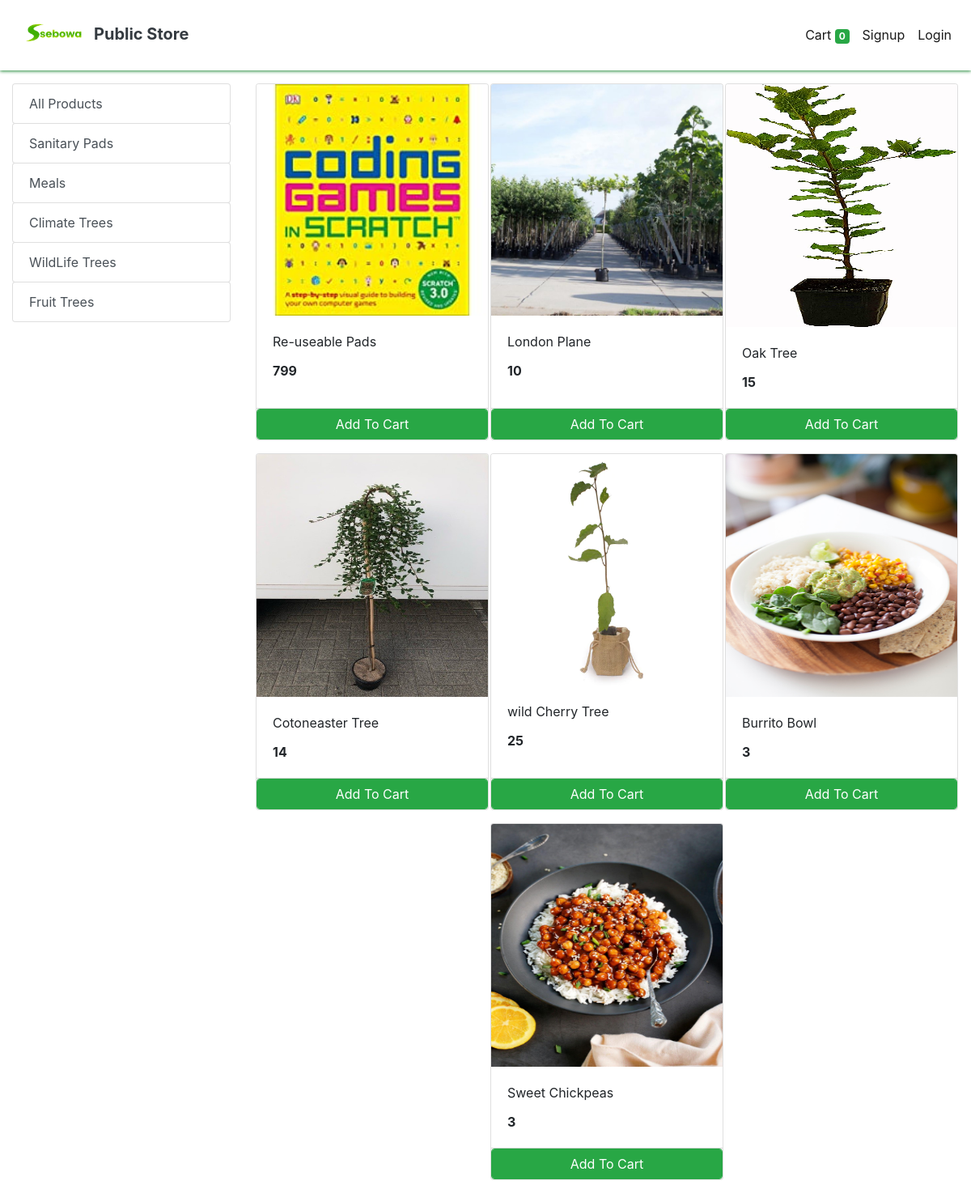
The app's page /store with its own data.
### store/models/category.py (models this page shows, shortened)
class Category(models.Model):
    name= models.CharField(max_length=50)
    @staticmethod
    def get_all_categories():
        return Category.objects.all()

### store/models/product.py (models this page shows, shortened)
class Products(models.Model):
    name = models.CharField(max_length=60)
    price= models.IntegerField(default=0)
    category= models.ForeignKey(Category,on_delete=models.CASCADE,default=1 )
    description= models.CharField(max_length=250, default='', blank=True, null= True)
    image= models.ImageField(upload_to='uploads/products/')
    @staticmethod
    def get_all_products():
        return Products.objects.all()

### store/views/home.py (the view)
# urls.py: path('' , include('store.urls'))
def store(request):
    cart = request.session.get('cart')
    if not cart:
        request.session['cart'] = {}
    products = None
    categories = Category.get_all_categories()
    categoryID = request.GET.get('category')
    if categoryID:
        products = Products.get_all_products_by_categoryid(categoryID)
    else:
        products = Products.get_all_products();
    data = {}
    data['products'] = products
    data['categories'] = categories
    print('you are : ', request.session.get('email'))
    return render(request, 'index.html', data)

### store/templatetags/cart.py (called while the page is built)
@register.filter (name='is_in_cart')
def is_in_cart(product, cart):
    keys = cart.keys ()
    for id in keys:
        if int (id) == product.id:
            return True
    return False;

### store/templates/index.html (shortened to what this page needs)
{% extends 'base.html' %} {% block content %} {% load cart %}
{% load custom_filter %}
<div class="container-fluid mt-3">
  <div class="row">
    <div class="col-lg-3 mx-auto">
      <div class="list-group">
        <a
          href="/"
          class="list-group-item list-group-item-action btn btn-outline-success"
          >All Products</a
        >
        {% for category in categories %}
        <a
          href="/?category={{category.id}}"
          class="list-group-item list-group-item-action btn btn-outline-success"
          >{{category.name}}</a
        >
        {% endfor %}
      </div>
    </div>
    <div id="products" class="col-lg-9 mx-auto">
      <div class="row mx-auto">
        {% for product in products %}
        <div class="card mx-auto mb-3" id="{{product.id}}" style="width: 18rem">
          <img
            class="card-img-top"
            src="{{product.image.url}}"
            alt="Card image cap"
            style="max-height: 300px; resize: contain"
          />
          <div class="card-body">
            <p class="card-title">{{product.name}}</p>
            <p class="card-text"><b>{{product.price}}</b></p>
          </div>
          <div class="card-footer p-0 no-gutters">
            {% if product|is_in_cart:request.session.cart %}
            <div class="row no-gutters">
              <form action="/#{{product.id}}" class="col-2" method="post">
                {% csrf_token %}
                <input
                  hidden
                  type="text"
                  name="product"
                  value="{{product.id}}"
                />
                <input hidden type="text" name="remove" value="True" />
                <input
                  type="submit"
                  value=" - "
                  class="btn btn-block btn-success border-right"
                />
              </form>
              <div class="text-center col btn btn-success">
                {{product|cart_quantity:request.session.cart}} in Cart
              </div>
              <form action="/#{{product.id}}" class="col-2" method="post">
                {% csrf_token %}
                <input
                  hidden
                  type="text"
                  name="product"
                  value="{{product.id}}"
                />
                <input
                  type="submit"
                  value=" + "
                  class="btn btn-block btn-success border-left"
                />
              </form>
            </div>
            {% else %}
            <form action="/#{{product.id}}" method="POST" class="btn-block">
              <input
                type="submit"
                class="float-right btn btn-success form-control"
                value="Add To Cart"
              />
            </form>
            {% endif %}
          </div>
        </div>
        {% endfor %}
      </div>
    </div>
  </div>
</div>
{% endblock %}

### records on screen
Category: name "Sanitary Pads"
Category: name "Meals"
Category: name "Climate Trees"
Category: name "WildLife Trees"
Category: name "Fruit Trees"
Products: image (picture), name "Re-useable Pads", price "799"
Products: image (picture), name "London Plane", price "10"
Products: image (picture), name "Oak Tree", price "15"
Products: image (picture), name "Cotoneaster Tree", price "14"
Products: image (picture), name "wild Cherry Tree", price "25"
Products: image (picture), name "Burrito Bowl", price "3"
Products: image (picture), name "Sweet Chickpeas", price "3"

### other values on screen
{{ request.session.cart.keys|length }} "0"
